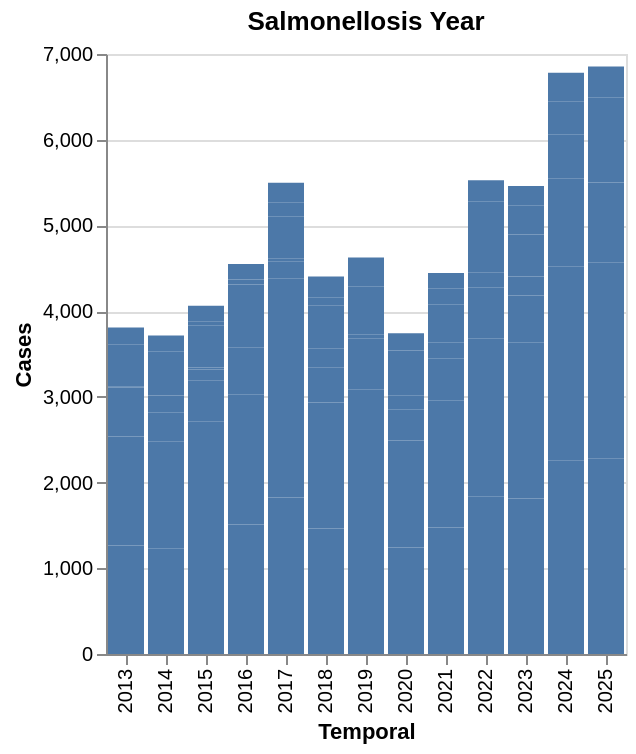

Write notebook code for a chart like this one.
### Code cell
# Ohne Kantone
data_year_CH = data_year[data_year["georegion"].isin(["CH", "CHFL"])]

bar_year = alt.Chart(data_year_CH).mark_bar().encode(
    x=alt.X("temporal", title="Temporal"),
    y=alt.Y("value", title="Cases")
).properties(
    title="Salmonellosis Year"
)

bar_year
